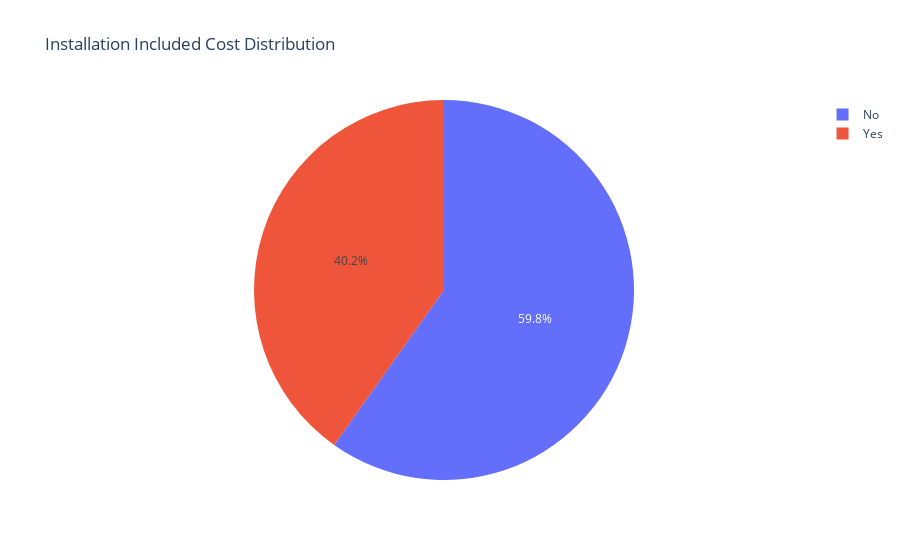

The cell this chart's notebook holds for it:
### Code cell
fig = px.pie(df, values='Cost', names='Installation Included', title='Installation Included Cost Distribution')
fig.show()

### Figure 1 — Plotly figure (JSON) as saved in the notebook; plotly's stock layout.template omitted (floating-point values rounded to 4 significant figures; data arrays with more than 128 entries replaced by an {"elided": "..."} marker saying what was removed)
{"data": [{"domain": {"x": [0, 1], "y": [0, 1]}, "hovertemplate": "Installation Included=%{label}<br>Cost=%{value}<extra></extra>", "labels": {"elided": "6500 str values"}, "legendgroup": "", "name": "", "showlegend": true, "type": "pie", "values": {"elided": "6500 float values"}}], "layout": {"legend": {"tracegroupgap": 0}, "title": {"text": "Installation Included Cost Distribution"}}}
